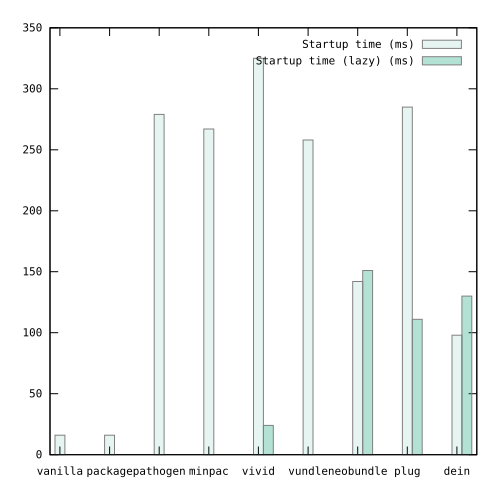

This chart was generated by the following gnuplot code:
#!/usr/bin/env gnuplot
reset

set size square

set term svg size 500,500 font "Monospace,11" solid
set output "result.svg"

set style data histogram
set style histogram clustered
set boxwidth 0.2 absolute
set style fill solid 0 border lt 0

set yrange [0:*]

plot 'result.dat' using ($2):3:xtic(1) title 'Startup time (ms)' with boxes fill solid 0.1 ls 2, \
'' using ($2+0.2):4 title 'Startup time (lazy) (ms)' with boxes fill solid 0.3 ls 2
